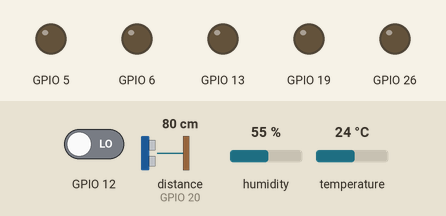
Bench run of a program on a simulated Raspberry Pi (BCM pin numbers). On the bench: output pins drawn as LEDs (lit = HIGH). Inputs (shaded band) come from the test bench; at power-on: GPIO 12 LOW, distance to the obstacle (sensor on GPIO 20) 80 cm, humidity 55 %, temperature 24 °C. The echo pulse lasts 58.3 µs per cm; the clock reads 2024-03-15 10:24:30 at power-on unless the program sets it; library files of the repository ran but are not shown: __init__.py; pins used as bus, display or sensor lines are not drawn; what the program prints to the terminal is not drawn. At 70.9 s the program stops and its outputs stay as they are.

Above: at 0.1 s.
Timing chart, 0 to 1.6 s (numbered marks = the images above):
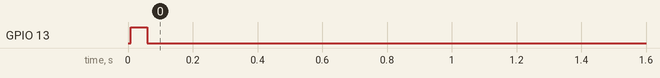

The program:

sensor_gpio_raspi.py
```python
#!/bin/env python3
from RPi import GPIO
import time

from config import ConfigJson

class HasilDHT:
    'DHT11 sensor result returned by DHT11.read() method'

    ERR_NO_ERROR = 0
    ERR_MISSING_DATA = 1
    ERR_CRC = 2

    error_code = ERR_NO_ERROR
    temperature = -1
    humidity = -1

    def __init__(self, error_code, temperature, humidity):
        self.error_code = error_code
        self.temperature = round(temperature)
        self.humidity = round(humidity)

    def is_valid(self):
        return self.error_code == HasilDHT.ERR_NO_ERROR


class DHT11:
    'DHT11 sensor reader class for Raspberry'

    __pin = 0

    def __init__(self, gpio, pin):
        self.__pin = pin
        self.__gpio = gpio

    def read(self):
        self.__gpio.setup(self.__pin, self.__gpio.OUT)
        self.__send_and_sleep(self.__gpio.HIGH, 0.05)
        self.__send_and_sleep(self.__gpio.LOW, 0.02)
        self.__gpio.setup(self.__pin, self.__gpio.IN, self.__gpio.PUD_UP)
        data = self.__collect_input()

        pull_up_lengths = self.__parse_data_pull_up_lengths(data)

        if len(pull_up_lengths) != 40:
            return HasilDHT(HasilDHT.ERR_MISSING_DATA, 0, 0)

        bits = self.__calculate_bits(pull_up_lengths)
        the_bytes = self.__bits_to_bytes(bits)
        checksum = self.__calculate_checksum(the_bytes)

        if the_bytes[4] != checksum:
            return HasilDHT(HasilDHT.ERR_CRC, 0, 0)

        ''' Data return jika checksum berhasil
        the_bytes[0]: humidity int
        the_bytes[1]: humidity decimal
        the_bytes[2]: temperature int
        the_bytes[3]: temperature decimal
        '''

        temperature = the_bytes[2] + float(the_bytes[3]) / 10
        humidity = the_bytes[0] + float(the_bytes[1]) / 10

        return HasilDHT(HasilDHT.ERR_NO_ERROR, temperature, humidity)

    def __send_and_sleep(self, output, sleep):
        self.__gpio.output(self.__pin, output)
        time.sleep(sleep)

    def __collect_input(self):
        unchanged_count = 0
        max_unchanged_count = 100
        last = -1
        data = []
        while True:
            current = self.__gpio.input(self.__pin)
            data.append(current)
            if last != current:
                unchanged_count = 0
                last = current
            else:
                unchanged_count += 1
                if unchanged_count > max_unchanged_count:
                    break
        return data

    def __parse_data_pull_up_lengths(self, data):
        state = 1
        lengths = []
        current_length = 0
        for i in range(len(data)):
            current = data[i]
            current_length += 1
            if state == 1:
                if current == self.__gpio.LOW:
                    state = 2
                    continue
                else:
                    continue
            if state == 2:
                if current == self.__gpio.HIGH:
                    state = 3
                    continue
                else:
                    continue
            if state == 3:
                if current == self.__gpio.LOW:
                    state = 4
                    continue
                else:
                    continue
            if state == 4:
                if current == self.__gpio.HIGH:
                    current_length = 0
                    state = 5
                    continue
                else:
                    continue
            if state == 5:
                if current == self.__gpio.LOW:
                    lengths.append(current_length)
                    state = 4
                    continue
                else:
                    continue

        return lengths

    def __calculate_bits(self, pull_up_lengths):
        # find shortest and longest period
        shortest_pull_up = 1000
        longest_pull_up = 0

        for i in range(0, len(pull_up_lengths)):
            length = pull_up_lengths[i]
            if length < shortest_pull_up:
                shortest_pull_up = length
            if length > longest_pull_up:
                longest_pull_up = length

        # use the halfway to determine whether the period it is long or short
        halfway = shortest_pull_up + (longest_pull_up - shortest_pull_up) / 2
        bits = []

        for i in range(0, len(pull_up_lengths)):
            bit = False
            if pull_up_lengths[i] > halfway:
                bit = True
            bits.append(bit)

        return bits

    def __bits_to_bytes(self, bits):
        the_bytes = []
        byte = 0

        for i in range(0, len(bits)):
            byte = byte << 1
            if (bits[i]):
                byte = byte | 1
            else:
                byte = byte | 0
            if ((i + 1) % 8 == 0):
                the_bytes.append(byte)
                byte = 0

        return the_bytes

    def __calculate_checksum(self, the_bytes):
        return the_bytes[0] + the_bytes[1] + the_bytes[2] + the_bytes[3] & 255


class Relay:
    _status_relay = {"humid": 0, "temp": 0, "soil": 0, "tinggiair": 0}

    def __init__(self):
        self._config = ConfigJson()
        configpin = self._config.get_pin_config()
        self.config = self._config.get_kondisi_config()
        self.RELAY_GPIO = configpin['relays']
        self.TRIG = configpin['trigger_hcsr']
        self.ECHO = configpin['echo_hcsr']
        self.PINSOIL = configpin['soil_moisture']
        self.DHT11_PIN = configpin['dht']
        self._auto = True
        self._jalan = True

    def _whatMode(self):
        if self._auto:
            return True
        return False

    def _modeauto(self):
        if not self._auto:
            self._auto = True
        return True

    def _modemanual(self):
        if self._auto:
            self._auto = False
        return True

    def _get_status_relay(self):
        return self._status_relay

    def _perkondisian_status(self, kondisi: list):
        for kond, b in zip(kondisi, self._status_relay):
            self._status_relay[b] = kond

class Sensors(Relay):

    data = {'humid': 0, 'temps': 0, 'soil': 0, 'tinggiair': 0}

    def __init__(self):
        Relay.__init__(self)
        self._gpio = GPIO
        self._gpio.setwarnings(False)
        self._dht = DHT11(self._gpio, self.DHT11_PIN)
        self._gpio.setmode(self._gpio.BCM)
        self._gpio.setup(self.TRIG, self._gpio.OUT)
        self._gpio.setup(self.ECHO, self._gpio.IN)
        self._gpio.setup(self.PINSOIL, self._gpio.IN)
        for r in self.RELAY_GPIO:
            self._gpio.setup(self.RELAY_GPIO[r], self._gpio.OUT)

    def _baca_soil(self):
        if self._gpio.input(self.PINSOIL):
            return 100
        return 10

    def _baca_tinggi_air(self):
        self._gpio.output(self.TRIG, True)
        time.sleep(0.00001)
        self._gpio.output(self.TRIG, False)

        stops, starts = 0.0, 0.0
        while self._gpio.input(self.ECHO) == 0:
            starts = time.time()
        while self._gpio.input(self.ECHO) == 1:
            stops = time.time()

        return self.config['water_hi'] - round(((stops - starts) * 34300) / 2)

    def __baca_dht(self):
        instance = self._dht.read()
        if instance.is_valid():
            return (instance.humidity, instance.temperature)
        else:
            return self._baca_dht()

    def _baca_dht(self):
        return (self.data['humid'], self.data['temps'])

    def semua_value(self) -> dict:
        try:
            self.data['soil'] = self._baca_soil()
            self.data['tinggiair'] = self._baca_tinggi_air()
            self.data['humid'], self.data['temps'] = self.__baca_dht()
            return self.data

        except RuntimeError:
            pass

        return self.semua_value()

    def _relay(self):
        status = self._get_status_relay()
        for a, b in zip(self.RELAY_GPIO, status):
            self._gpio.output(self.RELAY_GPIO[a], status[b])
        return [status[i] for i in status]

    def relay(self, idx: list = None) -> list:
        if idx:
            self._modemanual()
            self._perkondisian_status(idx)
            return self._relay()

        else:
            self._modeauto()
            if self.data['humid'] >= self.config['humid_hi']:
                self._status_relay['humid'] = 1
            elif self.data['humid'] <= self.config['humid_lo']:
                self._status_relay['humid'] = 0

            if self.data['temps'] >= self.config['temp_hi']:
                self._status_relay['temp'] = 1
            elif self.data['temps'] <= self.config['temp_lo']:
                self._status_relay['temp'] = 0

            if self.data['soil']:
                self._status_relay['soil'] = 1
            else:
                self._status_relay['soil'] = 0

            if self.data['tinggiair'] >= self.config['water_hi']:
                self._status_relay['tinggiair'] = 1
            elif self.data['tinggiair'] <= self.config['water_lo']:
                self._status_relay['tinggiair'] = 0
            return self._relay()

    def tutupSensor(self) -> None:
        self._gpio.cleanup()


if __name__ == "__main__":
    sensor = Sensors()
    relay = Relay()
    for i in range(10):
        try:
            hasil = sensor.semua_value()
            print(hasil)
            print(type(hasil['temps']))

            time.sleep(5.0)
        except (Exception, KeyboardInterrupt) as error:
            print(f'Measurement stopped by User | {error}')
        time.sleep(2.0)
```
